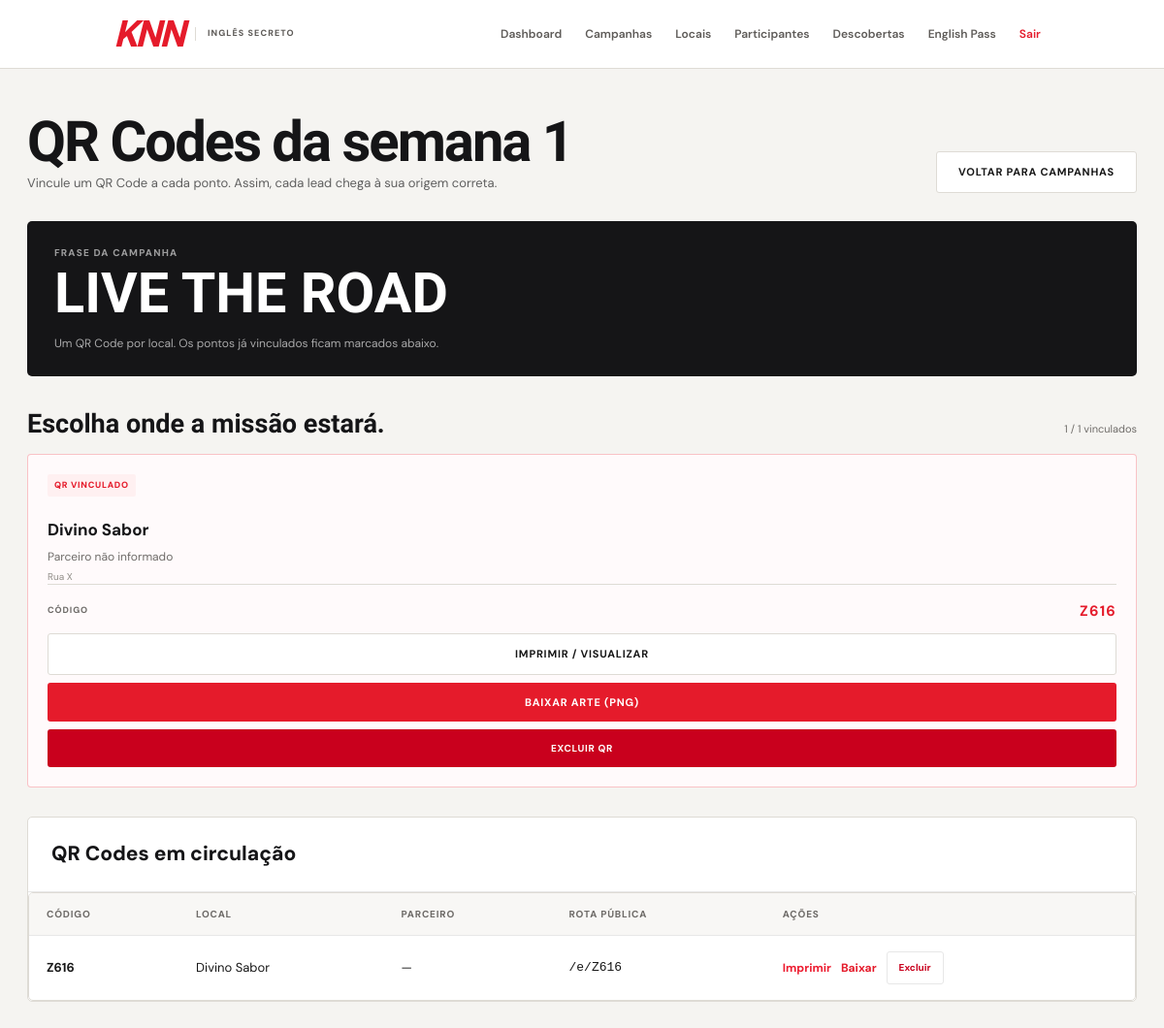
The app's page /admin/qr/14 (signed in) with its own data.
### tables this page shows
CREATE TABLE campanhas (
            id INTEGER PRIMARY KEY AUTOINCREMENT,
            codigo TEXT NOT NULL UNIQUE,
            nome TEXT NOT NULL,
            semana INTEGER NOT NULL,
            frase TEXT NOT NULL,
            traducao TEXT NOT NULL,
            data_inicio TEXT,
            data_fim TEXT,
            ativa INTEGER NOT NULL DEFAULT 0,
            data_criacao TEXT NOT NULL DEFAULT CURRENT_TIMESTAMP
        , opcao_a TEXT, opcao_b TEXT, opcao_c TEXT, resposta_correta TEXT DEFAULT 'A');

CREATE TABLE locais (
            id INTEGER PRIMARY KEY AUTOINCREMENT,
            nome TEXT NOT NULL,
            endereco TEXT,
            parceiro TEXT,
            ativo INTEGER NOT NULL DEFAULT 1
        );

CREATE TABLE qr_codes (
            id INTEGER PRIMARY KEY AUTOINCREMENT,
            codigo TEXT NOT NULL UNIQUE,
            campanha_id INTEGER NOT NULL,
            local_id INTEGER NOT NULL,
            data_criacao TEXT NOT NULL DEFAULT CURRENT_TIMESTAMP,

            FOREIGN KEY (campanha_id)
                REFERENCES campanhas(id)
                ON DELETE CASCADE,

            FOREIGN KEY (local_id)
                REFERENCES locais(id)
                ON DELETE CASCADE
        );

### app.py (the view)
@app.route("/admin/qr/<int:campanha_id>")
@admin_required
def gerenciar_qr(campanha_id):
    connection = get_connection()
    campanha = connection.execute(
        """
        SELECT *
        FROM campanhas
        WHERE id = ?
        """,
        (campanha_id,)
    ).fetchone()
    locais = connection.execute(
        """
        SELECT *
        FROM locais
        WHERE ativo = 1
        ORDER BY nome
        """
    ).fetchall()
    qrs = connection.execute(
        """
        SELECT
            qr_codes.*,
            locais.nome AS local_nome,
            locais.parceiro
        FROM qr_codes
        INNER JOIN locais
            ON locais.id = qr_codes.local_id
        WHERE qr_codes.campanha_id = ?
        ORDER BY qr_codes.id DESC
        """,
        (campanha_id,)
    ).fetchall()
    connection.close()
    return render_template(
        "admin/locais.html",
        locais=locais,
        campanha_qr=campanha,
        qrs=qrs
    )

### app.py (called while the page is built)
def admin_required(function):
    @wraps(function)
    def decorated_function(*args, **kwargs):
        if not session.get("admin_logged"):
            return redirect(
                url_for("admin_login")
            )
        return function(*args, **kwargs)
    return decorated_function

### database.py (called while the page is built)
def get_connection():
    os.makedirs(os.path.dirname(DATABASE_PATH), exist_ok=True)
    connection = sqlite3.connect(DATABASE_PATH)
    connection.row_factory = sqlite3.Row
    connection.execute("PRAGMA foreign_keys = ON")
    return connection

### templates/admin/locais.html (shortened to what this page needs)
{% extends "base.html" %}
{% block content %}
{% if campanha_qr %}
<div class="admin-header qr-page-heading">
    <div><h1>QR Codes da semana {{ campanha_qr.semana }}</h1><p>Vincule um QR Code a cada ponto. Assim, cada lead chega à sua origem correta.</p></div>
    <a href="{{ url_for('campanhas') }}" class="btn btn-secondary">VOLTAR PARA CAMPANHAS</a>
</div>
<section class="qr-context"><span>FRASE DA CAMPANHA</span><strong>{{ campanha_qr.frase }}</strong><p>Um QR Code por local. Os pontos já vinculados ficam marcados abaixo.</p></section>
<section class="point-section"><div class="section-heading"><div><h2>Escolha onde a missão estará.</h2></div><span class="point-counter">{{ qrs|length }} / {{ locais|length }} vinculados</span></div>
    <div class="qr-local-grid">
        {% for local in locais %}
        {% set qr_local = (qrs | selectattr('local_id', 'equalto', local.id) | list | first) %}
        <article class="qr-local-card {% if qr_local %}is-linked{% endif %}">
            <span class="point-status">{% if qr_local %}QR VINCULADO{% else %}DISPONÍVEL{% endif %}</span>
            <h3>{{ local.nome }}</h3><p>{{ local.parceiro or 'Parceiro não informado' }}</p><small>{{ local.endereco or 'Endereço não informado' }}</small>
            {% if qr_local %}
                <div class="linked-code">
                    <span>CÓDIGO</span>
                    <strong>{{ qr_local.codigo }}</strong>
                </div>
                <div style="display: flex; flex-direction: column; gap: 8px; margin-top: 12px;">
                    <a href="{{ url_for('imprimir_qr', codigo=qr_local.codigo) }}" target="_blank" class="btn btn-secondary" style="width: 100%; min-height: 36px; font-size: 11px; justify-content: center;">
                        IMPRIMIR / VISUALIZAR
                    </a>
                    <a href="{{ url_for('download_qr', codigo=qr_local.codigo) }}" class="btn btn-primary" style="width: 100%; min-height: 36px; font-size: 11px; justify-content: center;">
                        BAIXAR ARTE (PNG)
                    </a>
                    <form method="POST" action="{{ url_for('excluir_qr', qr_id=qr_local.id) }}" onsubmit="return confirm('Tem certeza que deseja excluir este QR Code?');">
                        <button type="submit" class="btn btn-danger" style="width: 100%; min-height: 34px; font-size: 10px; justify-content: center;">EXCLUIR QR</button>
                    </form>
                </div>
            {% else %}
                <a href="{{ url_for('gerar_qr', campanha_id=campanha_qr.id, local_id=local.id) }}" class="btn btn-primary">GERAR QR <span>→</span></a>
            {% endif %}
        </article>
        {% else %}<div class="empty-points"><strong>Você ainda não cadastrou locais.</strong><p>Crie os pontos parceiros antes de gerar QR Codes.</p><a href="{{ url_for('novo_local') }}" class="btn btn-primary">CADASTRAR LOCAL</a></div>{% endfor %}
    </div>
</section>
{% if qrs %}
<section class="admin-section generated-section"><div class="section-header"><div><h2>QR Codes em circulação</h2></div></div><div class="table-container"><table><thead><tr><th>Código</th><th>Local</th><th>Parceiro</th><th>Rota pública</th><th>Ações</th></tr></thead><tbody>{% for qr in qrs %}<tr><td><strong>{{ qr.codigo }}</strong></td><td>{{ qr.local_nome }}</td><td>{{ qr.parceiro or '—' }}</td><td><code>/e/{{ qr.codigo }}</code></td><td><div style="display: flex; gap: 10px; align-items: center;"><a href="{{ url_for('imprimir_qr', codigo=qr.codigo) }}" target="_blank" class="table-link" style="color: var(--knn-red); font-weight: 700;">Imprimir</a><a href="{{ url_for('download_qr', codigo=qr.codigo) }}" class="table-link">Baixar</a><form method="POST" action="{{ url_for('excluir_qr', qr_id=qr.id) }}" onsubmit="return confirm('Tem certeza que deseja excluir este QR Code?');" style="display: inline;"><button type="submit" class="table-button" style="color: var(--knn-red-dark);">Excluir</button></form></div></td></tr>{% endfor %}</tbody></table></div></section>
{% endif %}
{% endif %}
{% endblock %}

### static/css/style.css (style rules this page uses)
:root { --knn-red: #ed1b2f; --knn-red-dark: #c9001d; --knn-red-deep: #a90018; --knn-red-light: #fff0f2; --black: #111111; --text: #171717; --text-soft: #5f5f5f; --muted: #858585; --white: #ffffff; --background: #f7f7f7; --surface: #ffffff; --border: #e7e7e7; --border-dark: #d5d5d5; --green: #159447; --green-light: #eaf8ef; --yellow: #f0a800; --yellow-light: #fff7df; --blue: var(--knn-red); --blue-dark: var(--knn-red-dark); --blue-light: var(--knn-red-light); --red: var(--knn-red); --red-dark: var(--knn-red-dark); --pink: #ff3150; --pink-light: #fff0f2; --max-width: 1180px; --radius-sm: 8px; --radius-md: 14px; --radius-lg: 20px; --shadow-sm: 0 2px 10px rgba(0, 0, 0, 0.06); --shadow-md: 0 8px 30px rgba(0, 0, 0, 0.08); }
* { box-sizing: border-box; margin: 0; padding: 0; }
html { scroll-behavior: smooth; }
body { min-height: 100vh; font-family: "DM Sans", Arial, sans-serif; font-size: 16px; line-height: 1.5; color: var(--text); background: var(--background); -webkit-font-smoothing: antialiased; }
a { color: inherit; text-decoration: none; }
button, input, select, textarea { font: inherit; }
button { cursor: pointer; }
.btn { display: inline-flex; align-items: center; justify-content: center; min-height: 48px; padding: 12px 22px; border: 0; border-radius: 999px; font-size: 15px; font-weight: 700; transition: transform 0.2s ease, box-shadow 0.2s ease, background 0.2s ease; }
.btn-primary { background: var(--knn-red); color: var(--white); box-shadow: 0 7px 18px rgba(237, 27, 47, 0.2); }
.btn-secondary { border: 1px solid var(--border); background: var(--white); color: var(--text); }
.btn-danger { background: var(--knn-red-dark); color: var(--white); }
.admin-header { display: flex; align-items: flex-end; justify-content: space-between; gap: 24px; margin-bottom: 32px; }
.admin-header h1 { font-size: clamp(32px, 5vw, 48px); line-height: 1; letter-spacing: -2px; font-weight: 800; }
.admin-header p { margin-top: 8px; color: var(--text-soft); }
.admin-section { width: 100%; margin-bottom: 32px; border: 1px solid var(--border); border-radius: var(--radius-lg); background: var(--white); box-shadow: var(--shadow-sm); overflow: hidden; }
.section-header { display: flex; align-items: center; justify-content: space-between; gap: 20px; padding: 22px 24px; border-bottom: 1px solid var(--border); }
.section-header h2 { font-size: 21px; font-weight: 800; }
.table-container { width: 100%; overflow-x: auto; }
table { width: 100%; border-collapse: collapse; text-align: left; }
table th { padding: 14px 18px; border-bottom: 1px solid var(--border); background: #fafafa; color: var(--text-soft); font-size: 12px; font-weight: 800; text-transform: uppercase; letter-spacing: 0.5px; white-space: nowrap; }
table td { padding: 16px 18px; border-bottom: 1px solid var(--border); color: var(--text); vertical-align: middle; }
table tr:last-child td { border-bottom: 0; }
table tbody tr { transition: background 0.15s ease; }
.table-link { color: var(--knn-red); font-weight: 700; }
.table-button { display: inline-flex; align-items: center; justify-content: center; min-height: 34px; padding: 6px 12px; border: 1px solid var(--border); border-radius: 8px; background: var(--white); color: var(--text); font-weight: 700; cursor: pointer; transition: border-color 0.2s ease, background 0.2s ease, color 0.2s ease; }

### static/css/public.css (style rules this page uses)
:root { --p-red: #e51b2b; --p-red-dark: #bb1020; --p-ink: #141416; --p-cream: #f7f5f1; --p-line: #dedbd5; --p-muted: #68666a; }

### records on screen
campanhas: semana "1", frase "LIVE THE ROAD"
locais: nome "Divino Sabor", parceiro "Parceiro não informado", endereco "Rua X"
qr_codes: codigo "Z616", local_nome "Divino Sabor", parceiro "—"

### other values on screen
{{ qrs|length }} "1"
{{ locais|length }} "1"
